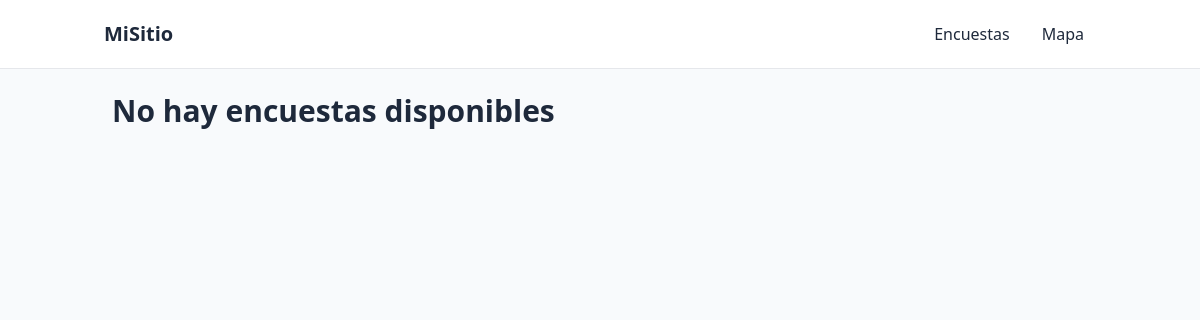
Before: /polls/ with the older database file.
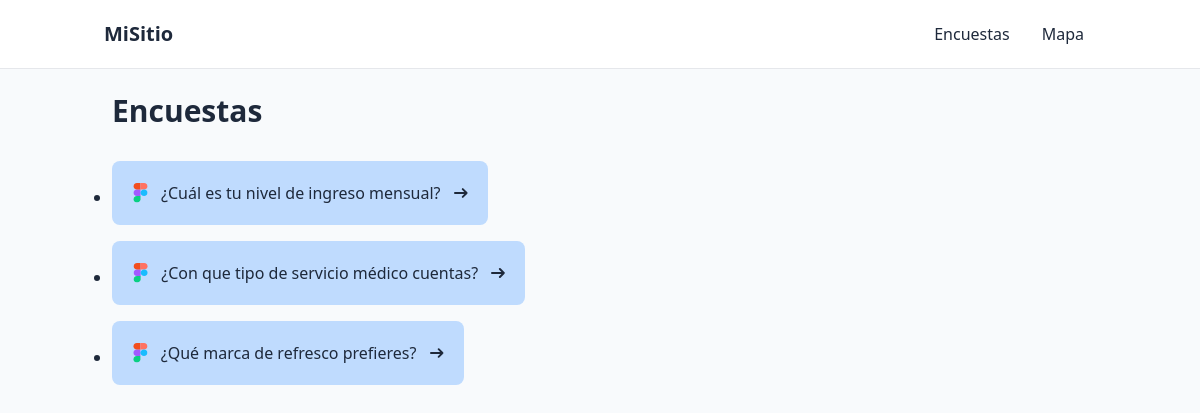
After: the same page with the newer database file.
### polls/models.py (models this page shows, shortened)
class Pregunta(models.Model):
    pregunta_ds = models.CharField(max_length=200)
    publicacion_fh = models.DateTimeField("fecha publicacion")

### polls/views.py (the view)
# urls.py: path("", views.IndexView.as_view(), name="inicio"),
class IndexView(generic.ListView):
    template_name = "polls/inicio.html"
    context_object_name = "preguntas_recientes_lista"
    def get_queryset(self):
        return Pregunta.objects.order_by("-publicacion_fh")[:5]

### polls/templates/polls/inicio.html (shortened to what this page needs)
{% extends "base.html" %}
{% block content %}
<section>
    {% if preguntas_recientes_lista %}
    <h1 class="text-3xl font-bold pb-8">Encuestas</h1>
    <ul class="space-y-4 list-disc">
        {% for pregunta in preguntas_recientes_lista %}
            <li><a href="{%url 'polls:detalle' pregunta.id %}"
                class="inline-flex items-center justify-center p-5 dark:text-blue-950
                text-base font-medium  rounded-lg bg-blue-200
                 dark:hover:bg-blue-700 dark:hover:text-white"
            >
                <span class="w-full">
                     {{ pregunta.pregunta_ds}}
                </span>
                <svg class="w-4 h-4 ms-2 rtl:rotate-180" aria-hidden="true" xmlns="http://www.w3.org/2000/svg" fill="none" viewBox="0 0 14 10">
                <path stroke="currentColor" stroke-linecap="round" stroke-linejoin="round" stroke-width="2" d="M1 5h12m0 0L9 1m4 4L9 9"/>
                </svg>
            </a> </li>
        {% endfor %}
    </ul>
    {% else %}
        <h1 class="text-3xl font-bold">No hay encuestas disponibles</h1>
    {% endif %}
</section>
{% endblock %}

Changed rows visible on the page:
added Pregunta: pregunta_ds "¿Cuál es tu nivel de ingreso mensual?"
added Pregunta: pregunta_ds "¿Con que tipo de servicio médico cuentas?"
added Pregunta: pregunta_ds "¿Qué marca de refresco prefieres?"
Other visible differences:
text no longer shown: "No hay encuestas disponibles"
text now shown: "Encuestas"
